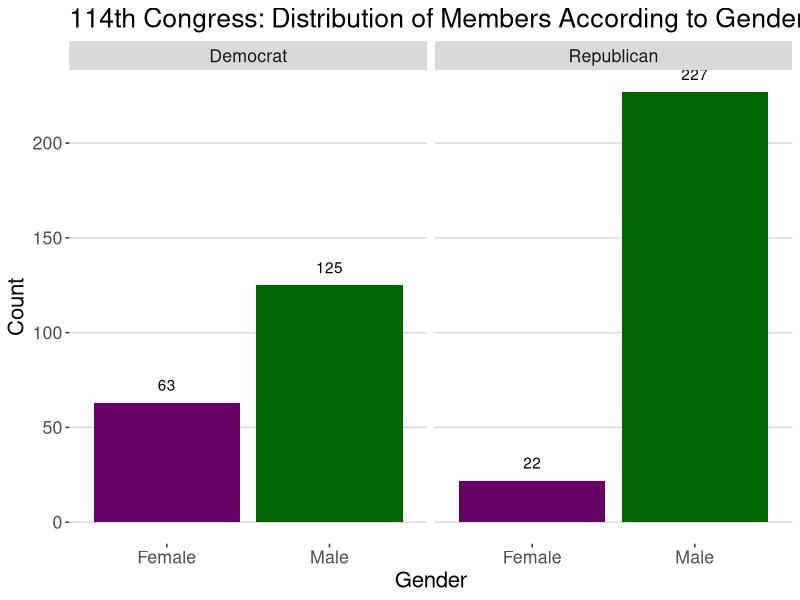
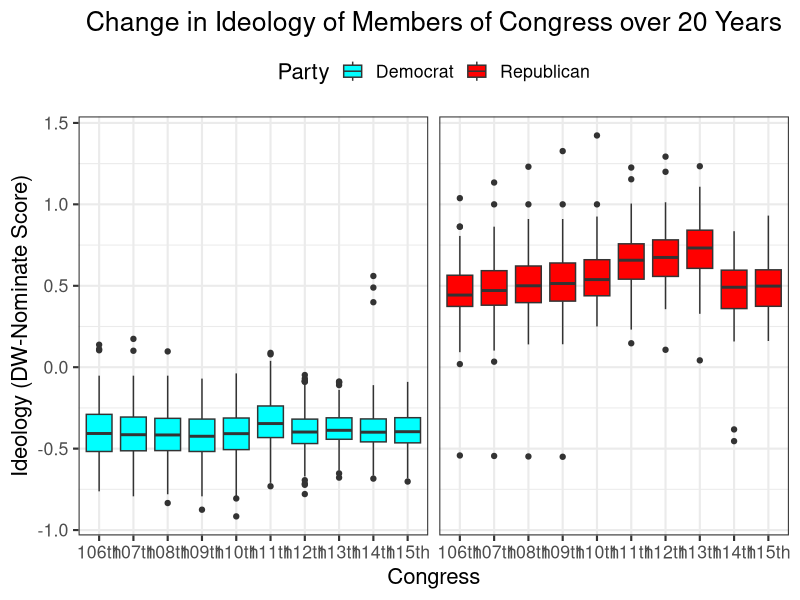

These figures' R source, in order:
# ---
# jupyter:
#   jupytext:
#     formats: ipynb,R:percent,Rmd
#     text_representation:
#       extension: .R
#       format_name: percent
#       format_version: '1.3'
#       jupytext_version: 1.8.1
#   kernelspec:
#     display_name: R
#     language: R
#     name: ir
# ---

# %% [markdown]
# # Week 3 Exercise

# %% name="setup" tags=["remove_cell"]
knitr::opts_chunk$set(echo = FALSE)
suppressPackageStartupMessages(library(tidyverse))
suppressPackageStartupMessages(library(ggthemes))
suppressPackageStartupMessages(library(repr))
cel <- suppressMessages(
    drop_na(read_csv("../assignment_1/cel_volden_wiseman_coursera.csv"))
)

# %% [markdown]
# Following the directions on the Coursera assignment page, you will make four
# original visualizations.
#
# ### Put your name here: Marcio Woitek
#
# ## Exercise 1
#
# **Explain what you are visualizing here:**
#
# For this exercise, I'll use the CEL data. Specifically, I'll utilize some
# data related to the 114th Congress. For this Congress, I want to answer the
# following question: how are the members distributed according to gender? Then
# I'm going to create a bar plot that shows the number of men and the number of
# women in the 114th Congress. The numbers corresponding to Democrats and
# Republicans will be presented separately.
#
# **Put your figure here:**

# %% name="exercise1" fig.height=7 fig.width=8
# Get only the data corresponding to the 114th Congress.
# Select only the `dem` and `female` columns.
data_plot_1 <- cel %>%
    filter(congress == 114) %>%
    select(dem, female)

# Recode the `dem` variable, and rename it as `Party`:
data_plot_1$dem <- recode(
    data_plot_1$dem,
    `0` = "Republican",
    `1` = "Democrat"
)
data_plot_1 <- rename(data_plot_1, Party = dem)

# Recode the `female` variable, and rename it as `Gender`:
data_plot_1$female <- recode(
    data_plot_1$female,
    `0` = "Male",
    `1` = "Female"
)
data_plot_1 <- rename(data_plot_1, Gender = female)

# Plot the figure:
options(repr.plot.height = 9, repr.plot.width = 9)
ggplot(data_plot_1, aes(x = Gender, fill = Gender)) +
    geom_bar() +
    geom_text(stat = "count", aes(label = ..count.., vjust = -1)) +
    labs(
        x = "Gender",
        y = "Count",
        title = "114th Congress: Distribution of Members According to Gender"
    ) +
    theme_hc(base_size = 16) +
    scale_fill_manual(
        values = c("Male" = "#006700", "Female" = "#670067")
    ) +
    facet_wrap(vars(Party)) +
    guides(fill = FALSE)

# %% [markdown]
# ## Exercise 2
#
# **Explain what you are visualizing here:**
#
# Once again, I'm using the CEL data. This time I'll visualize the change in the
# ideology of the members of Congress (as measured by the DW-Nominate score) over
# a time period of 20 years. To do so, I'm going to consider only the data
# associated with the last 10 Congresses included in the dataset. For each party,
# I'll create a set of box plots. The i-th box will show the distribution of the
# `dwnom1` variable corresponding to the i-th Congress.
#
# **Put your figure here:**

# %% name="exercise2" fig.height=7 fig.width=12
# Get only the data corresponding to the last 10 Congresses.
# Select only the `congress`, `dwnom1` and `dem` columns.
data_plot_2 <- cel %>%
    filter(congress > 105) %>%
    select(congress, dwnom1, dem)

# Recode the `congress` variable:
data_plot_2$congress <- recode(
    data_plot_2$congress,
    `106` = "106th",
    `107` = "107th",
    `108` = "108th",
    `109` = "109th",
    `110` = "110th",
    `111` = "111th",
    `112` = "112th",
    `113` = "113th",
    `114` = "114th",
    `115` = "115th"
)

# Recode the `dem` variable, and rename it as `Party`:
data_plot_2$dem <- recode(
    data_plot_2$dem,
    `0` = "Republican",
    `1` = "Democrat"
)
data_plot_2 <- rename(data_plot_2, Party = dem)

# Plot the figure:
options(repr.plot.height = 9, repr.plot.width = 12)
ggplot(data_plot_2, aes(x = congress, y = dwnom1, fill = Party)) +
    geom_boxplot() +
    labs(
        x = "Congress",
        y = "Ideology (DW-Nominate Score)",
        title = "Change in Ideology of Members of Congress over 20 Years"
    ) +
    facet_wrap(vars(Party)) +
    theme_bw(base_size = 16) +
    theme(
        legend.direction = "horizontal",
        legend.position = "top",
        plot.title = element_text(hjust = 0.5),
        strip.background = element_blank(),
        strip.text = element_blank()
    ) +
    scale_fill_manual(
        values = c("Democrat" = "#00FFFF", "Republican" = "#FF0000")
    )

# %% [markdown]
# ## Exercise 3
#
# **Explain what you are visualizing here:**
#
# **Put your figure here:**

# %% name="exercise3"

# %% [markdown]
# ## Exercise 4
#
# **Explain what you are visualizing here:**
#
# **Put your figure here:**

# %% name="exercise4"
